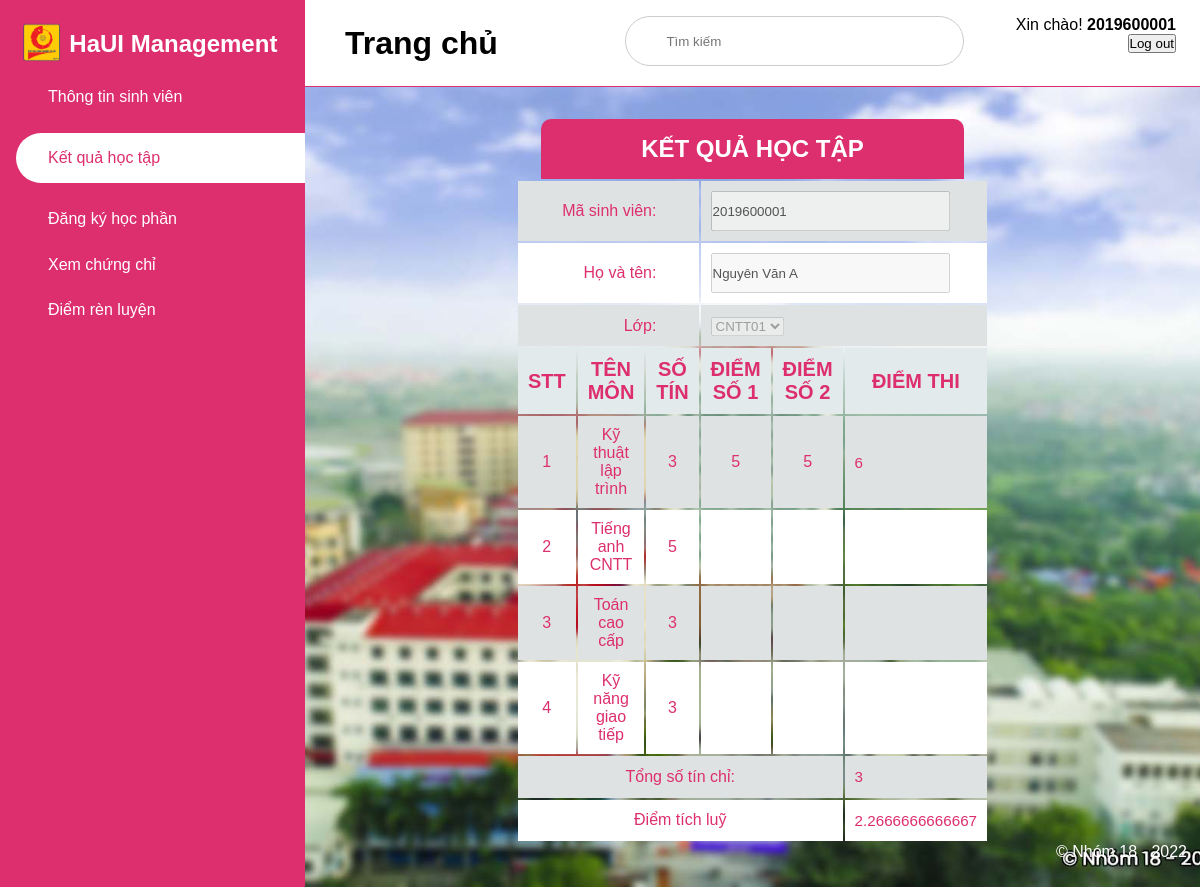
Page /kqht.php (signed in) on the committed database.
### tables this page shows
CREATE TABLE `sinhvien` (
  `id` int(11) NOT NULL,
  `ma_sv` varchar(11) NOT NULL,
  `ten_sv` varchar(255) NOT NULL,
  `ngay_sinh` date NOT NULL,
  `dia_chi` varchar(255) DEFAULT NULL,
  `quoc_tich` varchar(255) DEFAULT NULL,
  `dan_toc` varchar(255) DEFAULT NULL,
  `ton_giao` varchar(255) DEFAULT NULL,
  `cccd` varchar(255) DEFAULT NULL,
  `ngay_cap` date DEFAULT NULL,
  `noi_cap` varchar(255) DEFAULT NULL,
  `anh_mat_truoc` text DEFAULT NULL,
  `anh_mat_sau` text DEFAULT NULL,
  `anh_chan_dung` text DEFAULT NULL,
  `sdt` text NOT NULL,
  `email` text NOT NULL,
  `create_at` timestamp NOT NULL DEFAULT current_timestamp() ON UPDATE current_timestamp(),
  `tk_id` int(11) NOT NULL,
  `lop_id` int(11) NOT NULL,
  `cong_no` double DEFAULT NULL
);

CREATE TABLE `diem` (
  `id` int(11) NOT NULL,
  `mon_id` int(11) NOT NULL,
  `sv_id` int(11) NOT NULL,
  `diem_tp_1` float DEFAULT NULL,
  `diem_tp_2` float DEFAULT NULL,
  `diem_thi` float DEFAULT NULL,
  `nop_tien` tinyint(1) DEFAULT NULL
);

CREATE TABLE `monhoc` (
  `id` int(11) NOT NULL,
  `ten_mon_hoc` varchar(255) NOT NULL,
  `so_tin` int(11) NOT NULL,
  `hoc_ky` int(11) NOT NULL,
  `ngay_bat_dau` date NOT NULL,
  `ngay_ket_thuc` date NOT NULL,
  `gv_id` int(11) NOT NULL,
  `khoa_id` int(11) NOT NULL
);

### kqht.php (the view, shortened to what this page needs)
<?php
$tong_tin = 0;
$diem_tb = 0;
include('connection.php');
$student_id  = $_SESSION['username'];
$sql = "SELECT * FROM sinhvien WHERE ma_sv = $student_id";
$query = mysqli_query($conn, $sql);
$result = array();
if (mysqli_num_rows($query) > 0) {
    $row = mysqli_fetch_assoc($query);
    $result = $row;
}
?>
<!DOCTYPE html>
<html lang="en">
<head>
    <link rel="stylesheet" href="https://maxst.icons8.com/vue-static/landings/line-awesome/line-awesome/1.3.0/css/line-awesome.min.css">
    <link rel="stylesheet" href="https://cdn.jsdelivr.net/npm/bootstrap-icons@1.8.1/font/bootstrap-icons.css">
    <link rel="stylesheet" href="assets/frontend/css/style.css">
</head>
<body>
    <?php $page = "kqht"; include('common/menu.php'); ?>
    <div class="main-content">
        <header>
            <div class="name-content" style="line-height: 55px; width: 30%;">
                <h1>
                    <label for="nav-toggle">
                        <span class="las la-bars">
                        </span>
                    </label>
                    Trang chủ
                </h1>
            </div>
            <div class="search-wrapper">
                <input type="search" placeholder="Tìm kiếm">
            </div>
            <div class="user-wrapper">
                <div>
                    <form action="" method="POST">
                        <p>Xin chào! <b><?php echo $_SESSION['username']; ?></b></p>
                        <button name="btn_logout">
                            <span class="las la-power-off">Log out</span>
                        </button>
                    </form>
                </div>
            </div>
        </header>
        <main>
            <div>
                <form method="POST">
                    <h2>KẾT QUẢ HỌC TẬP</h2>
                    <table class="button-add">
                        <tr>
                            <td colspan="3">
                                <label for="text-student-lasttname">Mã sinh viên: </label>
                            </td>
                            <td colspan="3">
                                <input disabled="disabled" type="text" name="text-student-lastname" value="<?php if ($student_id) echo $result['ma_sv']; ?>">
                            </td>
                        </tr>
                        <tr>
                            <td colspan="3">
                                <label for="text-student-lasttname">Họ và tên: </label>
                            </td>
                            <td colspan="3">
                                <input disabled="disabled" type="text" name="text-student-lastname" value="<?php if ($student_id) echo $result['ten_sv']; ?>">
                            </td>
                        </tr>
                        <tr>
                            <td colspan="3">
                                <label for="text-student-address">Lớp: </label>
                            </td>
                            <td colspan="3">
                                <?php
                                include('connection.php');
                                $sql = "SELECT * FROM lop";
                                $query = mysqli_query($conn, $sql);
                                if ($query) {
                                    echo "<select name='student_lop' disabled='disabled'>";
                                    foreach ($query as $item) {
                                        $classroom_fullname = $item['ten_lop'];
                                        $classroom_id = $item['id'];
                                        echo "<option value='$classroom_id'>" . $classroom_fullname . "</option>";
                                    }
                                    echo '</select>';
                                }
                                ?>
                            </td>
                        </tr>
                        <tr>
                            <th>STT</th>
                            <th>Tên môn</th>
                            <th>Số tín</th>
                            <th>Điểm số 1</th>
                            <th>Điểm số 2</th>
                            <th>Điểm thi</th>
                        </tr>
                        <?php
                        $sql = "SELECT * FROM sinhvien INNER JOIN diem ON  sinhvien.id = diem.sv_id INNER JOIN monhoc ON monhoc.id = diem.mon_id WHERE sinhvien.ma_sv = $student_id";
                        $query = mysqli_query($conn, $sql);
                        $i = 0;
                        $tong_diem = 0;
                        if ($query) {
                            foreach ($query as $item) {
                                $i++;
                                echo "<tr>";
                                echo "<td>$i</td>";
                                echo "<td>" . $item['ten_mon_hoc'] . "</td>";
                                echo "<td>" . $item['so_tin'] . "</td>";
                                echo "<td>" . $item['diem_tp_1'] . "</td>";
                                echo "<td>" . $item['diem_tp_2'] . "</td>";
                                echo "<td>" . $item['diem_thi'] . "</td>";
                                if ($item['diem_thi'] != null) {
                                    $tb_mon = ((($item['diem_tp_1'] + $item['diem_tp_2'] * 2) / 3 + $item['diem_thi'] * 2) / 3) * $item['so_tin'];
                                    $tong_tin += $item['so_tin'];
                                    $tong_diem += $tb_mon;
                                }
                            }
                        }
                        if($tong_tin!=0){
                            $diem_tb = ($tong_diem / $tong_tin)*0.4;
                        }
                        ?>
                        <tr>
                            <td colspan="5">Tổng số tín chỉ: </td>
                            <td>
                                <?php
                                echo "<p>" . $tong_tin . "</p>"
                                ?>
                            </td>
                        </tr>
                        <tr>
                            <td colspan="5">Điểm tích luỹ</td>
                            <td>
                                <?php
                                echo "<p>" . $diem_tb . "</p>";
                                ?>
                            </td>
                        </tr>
                    </table>
                </form>
            </div>
        </main>
    </div>
</body>
</html>

### assets/frontend/css/style.css (style rules this page uses)
:root { --main-coler: #dd2f6e; --color-dark: #1d2231; --text-grey: #8390a2; --baseColor: #dd2f6e; --borderRadius: 10px; --imageBig: 100px; --imageSmall: 60px; --padding: 10px; }
* { padding: 0; margin: 0; box-sizing: border-box; list-style-type: none; text-decoration: none; font-family: "Poppins", sans-serif; }
.main-content { transition: margin-left 300ms; margin-left: 305px; }
header { height: 87px; display: flex; justify-content: space-between; padding: 1rem 1.5rem; position: fixed; align-content: center; left: 305px; width: calc(100% - 305px); top: 0; z-index: 100; transition: left 300ms; background: white; border-bottom: 1px solid var(--main-coler); }
header label span { font-size: 1.7rem; padding-right: 1rem; }
.user-wrapper { width: 20%; text-align: right; }
.search-wrapper { border: 1px solid #ccc; border-radius: 30px; height: 50px; display: flex; align-items: center; overflow: hidden; width: 40%; }
.search-wrapper input { padding: 0.5rem; border: none; outline: none; width: 50%; }
main { margin-top: 87px; padding: 2rem 1.5rem; min-height: 100vh; background-image: url("../images/cover.jpg"); background-position: center; background-repeat: no-repeat; background-size: cover; }
table td, th { color: var(--baseColor, 10%); padding: var(--padding); }
table td { text-align: center; vertical-align: middle; }
table td:last-child { font-size: 0.95em; line-height: 1.4; text-align: left; }
table th { background-color: #e2eaeb; font-weight: bold; font-size: 20px; text-transform: uppercase; }
table tr:nth-child(2n) { background-color: white; }
table tr:nth-child(2n + 1) { background-color: #dfe2e2; }
div form h2 { width: 50%; background-color: var(--baseColor); color: white; font-size: 1.5em; padding: 1rem; text-align: center; text-transform: uppercase; margin: auto; border-radius: 10px 10px 0 0; }
.button-add { width: 50%; margin: auto; }
.button-add tr td label { display: flex; justify-content: right; width: 80%; }
.button-add tr td input { width: 90%; height: 40px; }

### rows in the picture
sinhvien: text-student-lastname "2019600001", text-student-lastname "Nguyên Văn A"
diem: mon.ten_mon_hoc "Kỹ thuật lập trình", mon.so_tin "3", diem_tp_1 "5", diem_tp_2 "5", diem_thi "6"
diem: mon.ten_mon_hoc "Tiếng anh CNTT", mon.so_tin "5"
diem: mon.ten_mon_hoc "Toán cao cấp", mon.so_tin "3"
diem: mon.ten_mon_hoc "Kỹ năng giao tiếp", mon.so_tin "3"

### other values in the picture
$_SESSION['username'] "2019600001"
$tong_tin "3"
$diem_tb "2.2666666666667"
form field student_lop "CNTT01"
